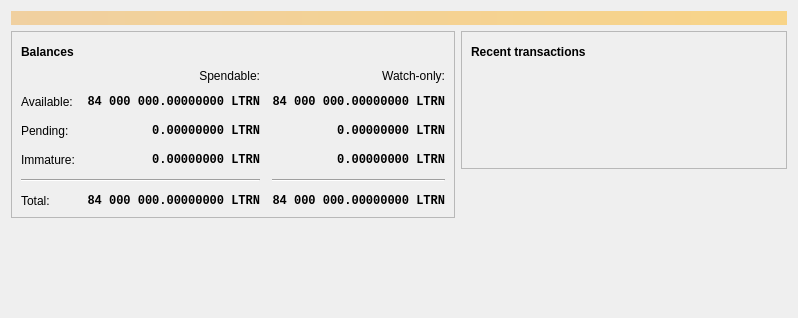
<?xml version="1.0" encoding="UTF-8"?>
<ui version="4.0">
 <class>OverviewPage</class>
 <widget class="QWidget" name="OverviewPage">
  <property name="geometry">
   <rect>
    <x>0</x>
    <y>0</y>
    <width>798</width>
    <height>318</height>
   </rect>
  </property>
  <property name="windowTitle">
   <string>Form</string>
  </property>
  <layout class="QVBoxLayout" name="topLayout">
   <item>
    <widget class="QLabel" name="labelAlerts">
     <property name="visible">
      <bool>false</bool>
     </property>
     <property name="styleSheet">
      <string notr="true">QLabel { background-color: qlineargradient(x1: 0, y1: 0, x2: 1, y2: 0, stop:0 #F0D0A0, stop:1 #F8D488); color:#000000; }</string>
     </property>
     <property name="wordWrap">
      <bool>true</bool>
     </property>
     <property name="margin">
      <number>3</number>
     </property>
     <property name="textInteractionFlags">
      <set>Qt::TextSelectableByMouse</set>
     </property>
    </widget>
   </item>
   <item>
    <layout class="QHBoxLayout" name="horizontalLayout" stretch="1,1">
     <item>
      <layout class="QVBoxLayout" name="verticalLayout_2">
       <item>
        <widget class="QFrame" name="frame">
         <property name="frameShape">
          <enum>QFrame::StyledPanel</enum>
         </property>
         <property name="frameShadow">
          <enum>QFrame::Raised</enum>
         </property>
         <layout class="QVBoxLayout" name="verticalLayout_4">
          <item>
           <layout class="QHBoxLayout" name="horizontalLayout_4">
            <item>
             <widget class="QLabel" name="label_5">
              <property name="font">
               <font>
                <weight>75</weight>
                <bold>true</bold>
               </font>
              </property>
              <property name="text">
               <string>Balances</string>
              </property>
             </widget>
            </item>
            <item>
             <widget class="QPushButton" name="labelWalletStatus">
              <property name="enabled">
               <bool>true</bool>
              </property>
              <property name="maximumSize">
               <size>
                <width>30</width>
                <height>16777215</height>
               </size>
              </property>
              <property name="toolTip">
               <string>The displayed information may be out of date. Your wallet automatically synchronizes with the Litreen network after a connection is established, but this process has not completed yet.</string>
              </property>
              <property name="text">
               <string/>
              </property>
              <property name="icon">
               <iconset resource="../bitcoin.qrc">
                <normaloff>:/icons/warning</normaloff>
                <disabledoff>:/icons/warning</disabledoff>:/icons/warning</iconset>
              </property>
              <property name="iconSize">
               <size>
                <width>24</width>
                <height>24</height>
               </size>
              </property>
              <property name="flat">
               <bool>true</bool>
              </property>
             </widget>
            </item>
            <item>
             <spacer name="horizontalSpacer_3">
              <property name="orientation">
               <enum>Qt::Horizontal</enum>
              </property>
              <property name="sizeHint" stdset="0">
               <size>
                <width>40</width>
                <height>20</height>
               </size>
              </property>
             </spacer>
            </item>
           </layout>
          </item>
          <item>
           <layout class="QGridLayout" name="gridLayout">
            <property name="spacing">
             <number>12</number>
            </property>
            <item row="2" column="2">
             <widget class="QLabel" name="labelWatchPending">
              <property name="font">
               <font>
                <family>Monospace</family>
                <weight>75</weight>
                <bold>true</bold>
               </font>
              </property>
              <property name="cursor">
               <cursorShape>IBeamCursor</cursorShape>
              </property>
              <property name="toolTip">
               <string>Unconfirmed transactions to watch-only addresses</string>
              </property>
              <property name="text">
               <string notr="true">0.00000000 LTRN</string>
              </property>
              <property name="alignment">
               <set>Qt::AlignRight|Qt::AlignTrailing|Qt::AlignVCenter</set>
              </property>
              <property name="textInteractionFlags">
               <set>Qt::LinksAccessibleByMouse|Qt::TextSelectableByKeyboard|Qt::TextSelectableByMouse</set>
              </property>
             </widget>
            </item>
            <item row="2" column="1">
             <widget class="QLabel" name="labelUnconfirmed">
              <property name="font">
               <font>
                <family>Monospace</family>
                <weight>75</weight>
                <bold>true</bold>
               </font>
              </property>
              <property name="cursor">
               <cursorShape>IBeamCursor</cursorShape>
              </property>
              <property name="toolTip">
               <string>Total of transactions that have yet to be confirmed, and do not yet count toward the spendable balance</string>
              </property>
              <property name="text">
               <string notr="true">0.00000000 LTRN</string>
              </property>
              <property name="alignment">
               <set>Qt::AlignRight|Qt::AlignTrailing|Qt::AlignVCenter</set>
              </property>
              <property name="textInteractionFlags">
               <set>Qt::LinksAccessibleByMouse|Qt::TextSelectableByKeyboard|Qt::TextSelectableByMouse</set>
              </property>
             </widget>
            </item>
            <item row="3" column="2">
             <widget class="QLabel" name="labelWatchImmature">
              <property name="font">
               <font>
                <family>Monospace</family>
                <weight>75</weight>
                <bold>true</bold>
               </font>
              </property>
              <property name="cursor">
               <cursorShape>IBeamCursor</cursorShape>
              </property>
              <property name="toolTip">
               <string>Mined balance in watch-only addresses that has not yet matured</string>
              </property>
              <property name="text">
               <string notr="true">0.00000000 LTRN</string>
              </property>
              <property name="alignment">
               <set>Qt::AlignRight|Qt::AlignTrailing|Qt::AlignVCenter</set>
              </property>
              <property name="textInteractionFlags">
               <set>Qt::LinksAccessibleByMouse|Qt::TextSelectableByKeyboard|Qt::TextSelectableByMouse</set>
              </property>
             </widget>
            </item>
            <item row="4" column="0" colspan="2">
             <widget class="Line" name="line">
              <property name="orientation">
               <enum>Qt::Horizontal</enum>
              </property>
             </widget>
            </item>
            <item row="4" column="2">
             <widget class="Line" name="lineWatchBalance">
              <property name="sizePolicy">
               <sizepolicy hsizetype="Preferred" vsizetype="Fixed">
                <horstretch>0</horstretch>
                <verstretch>0</verstretch>
               </sizepolicy>
              </property>
              <property name="minimumSize">
               <size>
                <width>140</width>
                <height>0</height>
               </size>
              </property>
              <property name="orientation">
               <enum>Qt::Horizontal</enum>
              </property>
             </widget>
            </item>
            <item row="5" column="0">
             <widget class="QLabel" name="labelTotalText">
              <property name="text">
               <string>Total:</string>
              </property>
             </widget>
            </item>
            <item row="3" column="1">
             <widget class="QLabel" name="labelImmature">
              <property name="font">
               <font>
                <family>Monospace</family>
                <weight>75</weight>
                <bold>true</bold>
               </font>
              </property>
              <property name="cursor">
               <cursorShape>IBeamCursor</cursorShape>
              </property>
              <property name="toolTip">
               <string>Mined balance that has not yet matured</string>
              </property>
              <property name="text">
               <string notr="true">0.00000000 LTRN</string>
              </property>
              <property name="alignment">
               <set>Qt::AlignRight|Qt::AlignTrailing|Qt::AlignVCenter</set>
              </property>
              <property name="textInteractionFlags">
               <set>Qt::LinksAccessibleByMouse|Qt::TextSelectableByKeyboard|Qt::TextSelectableByMouse</set>
              </property>
             </widget>
            </item>
            <item row="2" column="3">
             <spacer name="horizontalSpacer_2">
              <property name="orientation">
               <enum>Qt::Horizontal</enum>
              </property>
              <property name="sizeHint" stdset="0">
               <size>
                <width>40</width>
                <height>20</height>
               </size>
              </property>
             </spacer>
            </item>
            <item row="3" column="0">
             <widget class="QLabel" name="labelImmatureText">
              <property name="text">
               <string>Immature:</string>
              </property>
             </widget>
            </item>
            <item row="5" column="1">
             <widget class="QLabel" name="labelTotal">
              <property name="font">
               <font>
                <family>Monospace</family>
                <weight>75</weight>
                <bold>true</bold>
               </font>
              </property>
              <property name="cursor">
               <cursorShape>IBeamCursor</cursorShape>
              </property>
              <property name="toolTip">
               <string>Your current total balance</string>
              </property>
              <property name="text">
               <string notr="true">84 000 000.00000000 LTRN</string>
              </property>
              <property name="alignment">
               <set>Qt::AlignRight|Qt::AlignTrailing|Qt::AlignVCenter</set>
              </property>
              <property name="textInteractionFlags">
               <set>Qt::LinksAccessibleByMouse|Qt::TextSelectableByKeyboard|Qt::TextSelectableByMouse</set>
              </property>
             </widget>
            </item>
            <item row="5" column="2">
             <widget class="QLabel" name="labelWatchTotal">
              <property name="font">
               <font>
                <family>Monospace</family>
                <weight>75</weight>
                <bold>true</bold>
               </font>
              </property>
              <property name="cursor">
               <cursorShape>IBeamCursor</cursorShape>
              </property>
              <property name="toolTip">
               <string>Current total balance in watch-only addresses</string>
              </property>
              <property name="text">
               <string notr="true">84 000 000.00000000 LTRN</string>
              </property>
              <property name="alignment">
               <set>Qt::AlignRight|Qt::AlignTrailing|Qt::AlignVCenter</set>
              </property>
              <property name="textInteractionFlags">
               <set>Qt::LinksAccessibleByMouse|Qt::TextSelectableByKeyboard|Qt::TextSelectableByMouse</set>
              </property>
             </widget>
            </item>
            <item row="0" column="2">
             <widget class="QLabel" name="labelWatchonly">
              <property name="text">
               <string>Watch-only:</string>
              </property>
              <property name="alignment">
               <set>Qt::AlignRight|Qt::AlignTrailing|Qt::AlignVCenter</set>
              </property>
             </widget>
            </item>
            <item row="1" column="0">
             <widget class="QLabel" name="labelBalanceText">
              <property name="text">
               <string>Available:</string>
              </property>
             </widget>
            </item>
            <item row="1" column="1">
             <widget class="QLabel" name="labelBalance">
              <property name="font">
               <font>
                <family>Monospace</family>
                <weight>75</weight>
                <bold>true</bold>
               </font>
              </property>
              <property name="cursor">
               <cursorShape>IBeamCursor</cursorShape>
              </property>
              <property name="toolTip">
               <string>Your current spendable balance</string>
              </property>
              <property name="text">
               <string notr="true">84 000 000.00000000 LTRN</string>
              </property>
              <property name="alignment">
               <set>Qt::AlignRight|Qt::AlignTrailing|Qt::AlignVCenter</set>
              </property>
              <property name="textInteractionFlags">
               <set>Qt::LinksAccessibleByMouse|Qt::TextSelectableByKeyboard|Qt::TextSelectableByMouse</set>
              </property>
             </widget>
            </item>
            <item row="1" column="2">
             <widget class="QLabel" name="labelWatchAvailable">
              <property name="font">
               <font>
                <family>Monospace</family>
                <weight>75</weight>
                <bold>true</bold>
               </font>
              </property>
              <property name="cursor">
               <cursorShape>IBeamCursor</cursorShape>
              </property>
              <property name="toolTip">
               <string>Your current balance in watch-only addresses</string>
              </property>
              <property name="text">
               <string notr="true">84 000 000.00000000 LTRN</string>
              </property>
              <property name="alignment">
               <set>Qt::AlignRight|Qt::AlignTrailing|Qt::AlignVCenter</set>
              </property>
              <property name="textInteractionFlags">
               <set>Qt::LinksAccessibleByMouse|Qt::TextSelectableByKeyboard|Qt::TextSelectableByMouse</set>
              </property>
             </widget>
            </item>
            <item row="2" column="0">
             <widget class="QLabel" name="labelPendingText">
              <property name="text">
               <string>Pending:</string>
              </property>
             </widget>
            </item>
            <item row="0" column="1">
             <widget class="QLabel" name="labelSpendable">
              <property name="text">
               <string>Spendable:</string>
              </property>
              <property name="alignment">
               <set>Qt::AlignRight|Qt::AlignTrailing|Qt::AlignVCenter</set>
              </property>
             </widget>
            </item>
           </layout>
          </item>
         </layout>
        </widget>
       </item>
       <item>
        <spacer name="verticalSpacer">
         <property name="orientation">
          <enum>Qt::Vertical</enum>
         </property>
         <property name="sizeHint" stdset="0">
          <size>
           <width>20</width>
           <height>40</height>
          </size>
         </property>
        </spacer>
       </item>
      </layout>
     </item>
     <item>
      <layout class="QVBoxLayout" name="verticalLayout_3">
       <item>
        <widget class="QFrame" name="frame_2">
         <property name="frameShape">
          <enum>QFrame::StyledPanel</enum>
         </property>
         <property name="frameShadow">
          <enum>QFrame::Raised</enum>
         </property>
         <layout class="QVBoxLayout" name="verticalLayout">
          <item>
           <layout class="QHBoxLayout" name="horizontalLayout_2">
            <item>
             <widget class="QLabel" name="label_4">
              <property name="font">
               <font>
                <weight>75</weight>
                <bold>true</bold>
               </font>
              </property>
              <property name="text">
               <string>Recent transactions</string>
              </property>
             </widget>
            </item>
            <item>
             <widget class="QPushButton" name="labelTransactionsStatus">
              <property name="enabled">
               <bool>true</bool>
              </property>
              <property name="maximumSize">
               <size>
                <width>30</width>
                <height>16777215</height>
               </size>
              </property>
              <property name="toolTip">
               <string>The displayed information may be out of date. Your wallet automatically synchronizes with the Litreen network after a connection is established, but this process has not completed yet.</string>
              </property>
              <property name="text">
               <string/>
              </property>
              <property name="icon">
               <iconset resource="../bitcoin.qrc">
                <normaloff>:/icons/warning</normaloff>
                <disabledoff>:/icons/warning</disabledoff>:/icons/warning</iconset>
              </property>
              <property name="iconSize">
               <size>
                <width>24</width>
                <height>24</height>
               </size>
              </property>
              <property name="flat">
               <bool>true</bool>
              </property>
             </widget>
            </item>
            <item>
             <spacer name="horizontalSpacer">
              <property name="orientation">
               <enum>Qt::Horizontal</enum>
              </property>
              <property name="sizeHint" stdset="0">
               <size>
                <width>40</width>
                <height>20</height>
               </size>
              </property>
             </spacer>
            </item>
           </layout>
          </item>
          <item>
           <widget class="TransactionOverviewWidget" name="listTransactions">
            <property name="styleSheet">
             <string notr="true">QListView { background: transparent; }</string>
            </property>
            <property name="frameShape">
             <enum>QFrame::NoFrame</enum>
            </property>
            <property name="verticalScrollBarPolicy">
             <enum>Qt::ScrollBarAlwaysOff</enum>
            </property>
            <property name="horizontalScrollBarPolicy">
             <enum>Qt::ScrollBarAlwaysOff</enum>
            </property>
            <property name="sizeAdjustPolicy">
             <enum>QAbstractScrollArea::AdjustToContents</enum>
            </property>
            <property name="selectionMode">
             <enum>QAbstractItemView::NoSelection</enum>
            </property>
            <property name="uniformItemSizes">
             <bool>true</bool>
            </property>
           </widget>
          </item>
         </layout>
        </widget>
       </item>
       <item>
        <spacer name="verticalSpacer_2">
         <property name="orientation">
          <enum>Qt::Vertical</enum>
         </property>
         <property name="sizeHint" stdset="0">
          <size>
           <width>20</width>
           <height>40</height>
          </size>
         </property>
        </spacer>
       </item>
      </layout>
     </item>
    </layout>
   </item>
  </layout>
 </widget>
 <customwidgets>
  <customwidget>
   <class>TransactionOverviewWidget</class>
   <extends>QListView</extends>
   <header>qt/transactionoverviewwidget.h</header>
  </customwidget>
 </customwidgets>
 <resources/>
 <connections/>
</ui>
